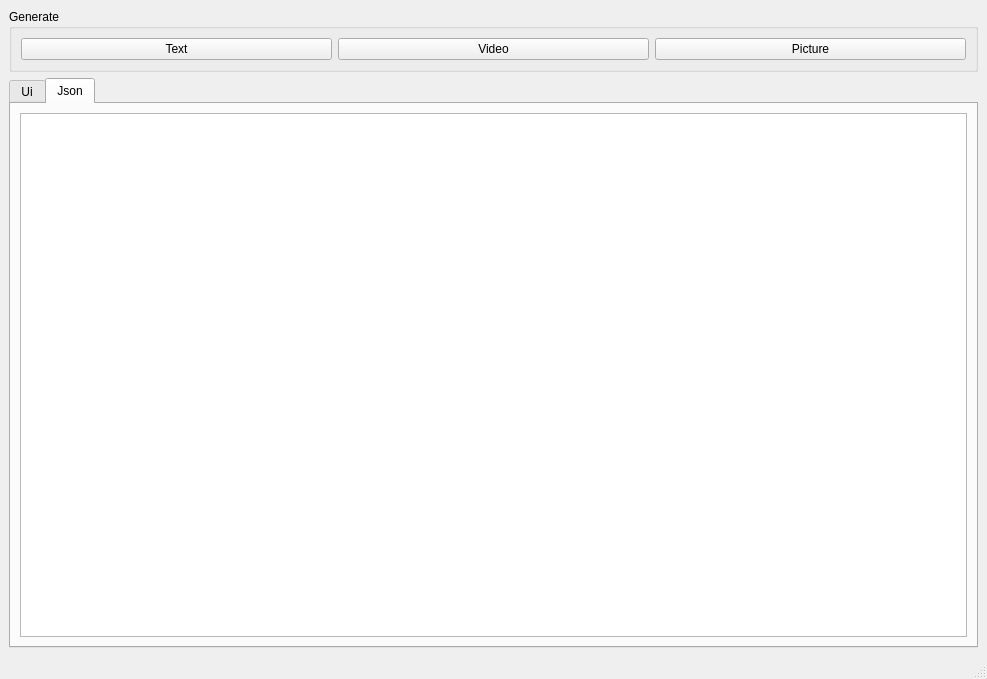
<?xml version="1.0" encoding="UTF-8"?>
<ui version="4.0">
 <class>MainWindow</class>
 <widget class="QMainWindow" name="MainWindow">
  <property name="geometry">
   <rect>
    <x>0</x>
    <y>0</y>
    <width>987</width>
    <height>679</height>
   </rect>
  </property>
  <property name="windowTitle">
   <string>MainWindow</string>
  </property>
  <widget class="QWidget" name="centralwidget">
   <layout class="QGridLayout" name="gridLayout">
    <item row="0" column="0">
     <widget class="QGroupBox" name="groupBox">
      <property name="sizePolicy">
       <sizepolicy hsizetype="Preferred" vsizetype="Maximum">
        <horstretch>0</horstretch>
        <verstretch>0</verstretch>
       </sizepolicy>
      </property>
      <property name="title">
       <string>Generate</string>
      </property>
      <layout class="QHBoxLayout" name="horizontalLayout">
       <item>
        <widget class="QPushButton" name="btn_generate_text">
         <property name="text">
          <string>Text</string>
         </property>
        </widget>
       </item>
       <item>
        <widget class="QPushButton" name="btn_generate_video">
         <property name="text">
          <string>Video</string>
         </property>
        </widget>
       </item>
       <item>
        <widget class="QPushButton" name="btn_generate_picture">
         <property name="text">
          <string>Picture</string>
         </property>
        </widget>
       </item>
      </layout>
     </widget>
    </item>
    <item row="1" column="0">
     <widget class="QTabWidget" name="tabWidget">
      <property name="currentIndex">
       <number>1</number>
      </property>
      <widget class="QWidget" name="tab">
       <attribute name="title">
        <string>Ui</string>
       </attribute>
       <layout class="QHBoxLayout" name="horizontalLayout_2">
        <item>
         <widget class="UIContainer" name="ui_container" native="true"/>
        </item>
       </layout>
      </widget>
      <widget class="QWidget" name="tab_2">
       <attribute name="title">
        <string>Json</string>
       </attribute>
       <layout class="QHBoxLayout" name="horizontalLayout_3">
        <item>
         <widget class="QPlainTextEdit" name="text_json"/>
        </item>
       </layout>
      </widget>
     </widget>
    </item>
   </layout>
  </widget>
  <widget class="QMenuBar" name="menubar">
   <property name="geometry">
    <rect>
     <x>0</x>
     <y>0</y>
     <width>987</width>
     <height>21</height>
    </rect>
   </property>
  </widget>
  <widget class="QStatusBar" name="statusbar"/>
 </widget>
 <customwidgets>
  <customwidget>
   <class>UIContainer</class>
   <extends>QWidget</extends>
   <header location="global">ui_container.hxx</header>
   <container>1</container>
  </customwidget>
 </customwidgets>
 <resources/>
 <connections/>
</ui>
